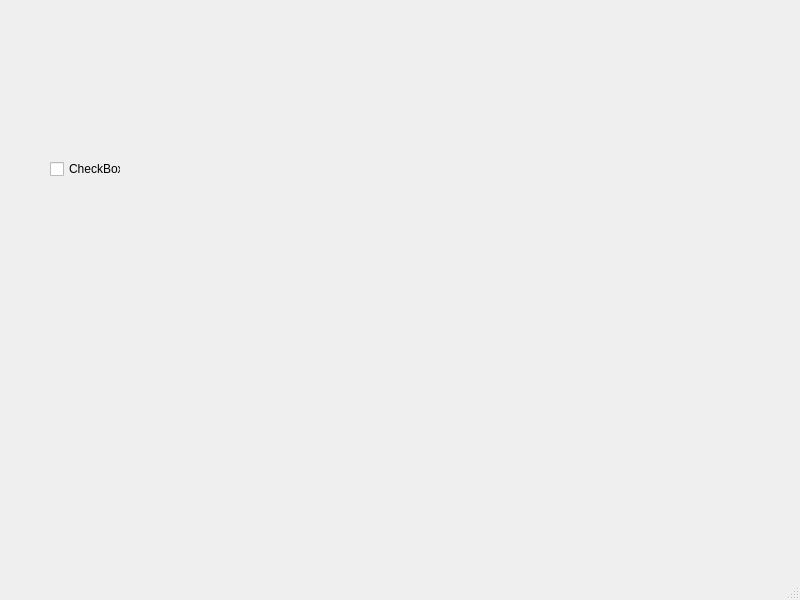
<?xml version="1.0" encoding="UTF-8"?>
<ui version="4.0">
 <class>MainWindow</class>
 <widget class="QMainWindow" name="MainWindow">
  <property name="geometry">
   <rect>
    <x>0</x>
    <y>0</y>
    <width>800</width>
    <height>600</height>
   </rect>
  </property>
  <property name="windowTitle">
   <string>MainWindow</string>
  </property>
  <widget class="QWidget" name="centralwidget">
   <widget class="QCheckBox" name="checkBox">
    <property name="geometry">
     <rect>
      <x>50</x>
      <y>160</y>
      <width>71</width>
      <height>18</height>
     </rect>
    </property>
    <property name="text">
     <string>CheckBox</string>
    </property>
   </widget>
  </widget>
  <widget class="QMenuBar" name="menubar">
   <property name="geometry">
    <rect>
     <x>0</x>
     <y>0</y>
     <width>800</width>
     <height>18</height>
    </rect>
   </property>
  </widget>
  <widget class="QStatusBar" name="statusbar"/>
 </widget>
 <resources/>
 <connections/>
</ui>
